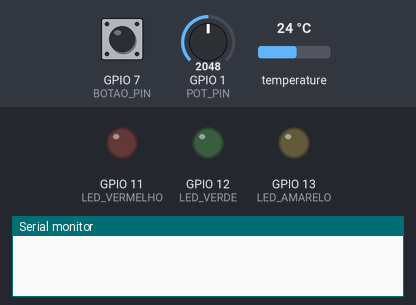
This program was run on a simulated ESP32-S3. Parts: output pins drawn as LEDs (lit = HIGH), the last lines printed to the serial monitor. The test bench sets the inputs (shaded band); at power-on: GPIO 7 (BOTAO_PIN) HIGH, temperature 24 °C, GPIO 1 (POT_PIN) = 2048.

Above: at 1.2 s.
1.3 s: GPIO 7 (BOTAO_PIN) pulled LOW for 0.15 s
At 3.1 s:
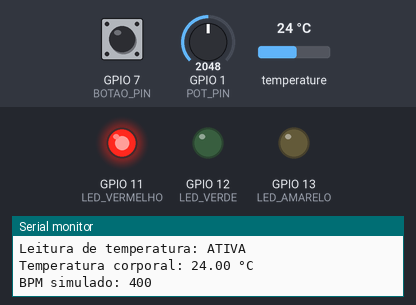
3.7 s: temperature set to 11.3 °C
5.2 s: temperature set to 10.5 °C
At 6.8 s:
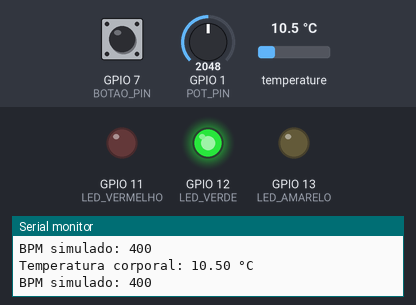
7.2 s: temperature set to 12 °C
At 8.1 s:
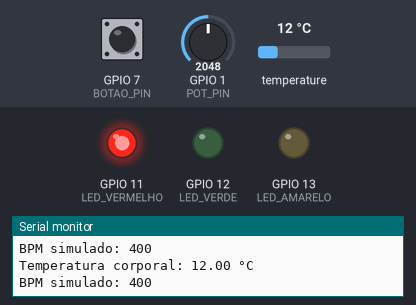
9.0 s: temperature set to 9 °C
At 10.5 s:
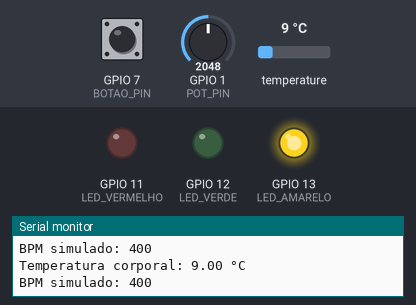
10.8 s: temperature set to 10 °C
At 11.8 s:
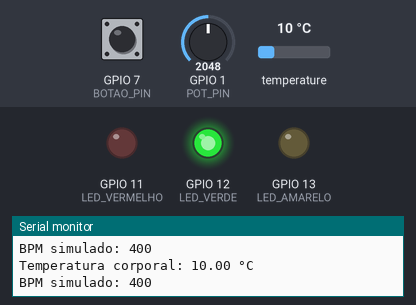
Timing chart, 0 to 13.5 s (numbered marks = the images above; inputs shaded):
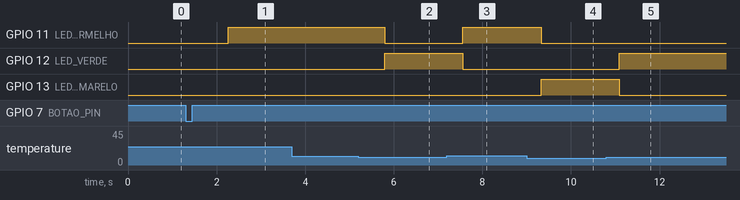

The program:

main.cpp
```cpp
#include <OneWire.h>
#include <DallasTemperature.h>

// Sensor de temperatura DS18B20 no pino A2
#define ONE_WIRE_BUS A2
OneWire oneWire(ONE_WIRE_BUS);
DallasTemperature sensors(&oneWire);

// LEDs
#define LED_AMARELO 13
#define LED_VERDE 12
#define LED_VERMELHO 11

// Botão
#define BOTAO_PIN 7

// Potenciômetro para simular BPM
#define POT_PIN A0
int potValue = 0;
int bpm = 0;

// Controle de estado
bool leituraAtiva = false;
bool estadoAnteriorBotao = HIGH;

void setup() {
  Serial.begin(9600);
  sensors.begin();

  pinMode(LED_AMARELO, OUTPUT);
  pinMode(LED_VERDE, OUTPUT);
  pinMode(LED_VERMELHO, OUTPUT);

  pinMode(BOTAO_PIN, INPUT_PULLUP);
}

void loop() {
  // Leitura do botão (modo liga/desliga)
  bool estadoBotao = digitalRead(BOTAO_PIN);

  if (estadoAnteriorBotao == HIGH && estadoBotao == LOW) {
    leituraAtiva = !leituraAtiva;
    Serial.print("Leitura de temperatura: ");
    Serial.println(leituraAtiva ? "ATIVA" : "DESATIVADA");
    delay(200); // debounce
  }

  estadoAnteriorBotao = estadoBotao;

  if (leituraAtiva) {
    sensors.requestTemperatures();
    float tempC = sensors.getTempCByIndex(0);

    Serial.print("Temperatura corporal: ");
    Serial.print(tempC);
    Serial.println(" °C");

    if (tempC < 10.0) {
      digitalWrite(LED_AMARELO, HIGH);
      digitalWrite(LED_VERDE, LOW);
      digitalWrite(LED_VERMELHO, LOW);
    } else if (tempC >= 10.0 && tempC <= 10.5) {
      digitalWrite(LED_AMARELO, LOW);
      digitalWrite(LED_VERDE, HIGH);
      digitalWrite(LED_VERMELHO, LOW);
    } else {
      digitalWrite(LED_AMARELO, LOW);
      digitalWrite(LED_VERDE, LOW);
      digitalWrite(LED_VERMELHO, HIGH);
    }

    potValue = analogRead(POT_PIN);
    bpm = map(potValue, 0, 1023, 0, 200);
    Serial.print("BPM simulado: ");
    Serial.println(bpm);

    delay(1000);
  } else {
    digitalWrite(LED_AMARELO, LOW);
    digitalWrite(LED_VERDE, LOW);
    digitalWrite(LED_VERMELHO, LOW);
  }
}
```

Measured:
- the behaviour switches between 10.6 and 10.5 °C on temperature (found by bisection; images 1 and 2)
- the behaviour switches between 9.9 and 10 °C on temperature (found by bisection; images 4 and 5)
- after the input at 1.3 s, GPIO 11 (LED_VERMELHO): LOW → HIGH after 0.97 s
- after the input at 5.2 s, GPIO 11 (LED_VERMELHO): HIGH → LOW after 0.59 s; GPIO 12 (LED_VERDE): LOW → HIGH after 0.59 s
- after the input at 7.2 s, GPIO 11 (LED_VERMELHO): LOW → HIGH after 0.36 s; GPIO 12 (LED_VERDE): HIGH → LOW after 0.36 s
- after the input at 9.0 s, GPIO 11 (LED_VERMELHO): HIGH → LOW after 0.32 s; GPIO 13 (LED_AMARELO): LOW → HIGH after 0.32 s
- after the input at 10.8 s, GPIO 12 (LED_VERDE): LOW → HIGH after 0.29 s; GPIO 13 (LED_AMARELO): HIGH → LOW after 0.29 s
